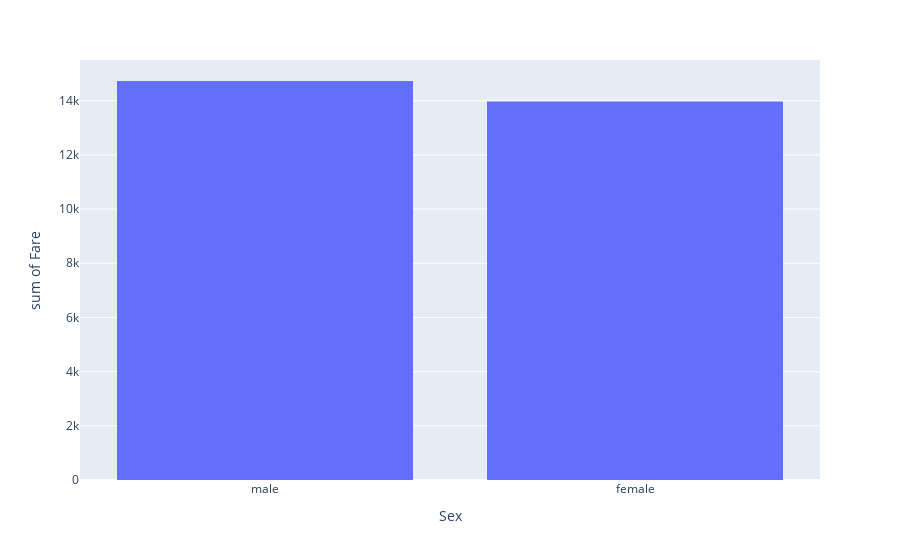

Notebook cell for this chart:
### Code cell
fig = px.histogram(df, x="Sex", y='Fare')
fig.show()

### Figure 1 — Plotly figure (JSON) as saved in the notebook; plotly's stock layout.template omitted (floating-point values rounded to 4 significant figures; data arrays with more than 128 entries replaced by an {"elided": "..."} marker saying what was removed)
{"data": [{"alignmentgroup": "True", "bingroup": "x", "histfunc": "sum", "hovertemplate": "Sex=%{x}<br>sum of Fare=%{y}<extra></extra>", "legendgroup": "", "marker": {"color": "#636efa", "pattern": {"shape": ""}}, "name": "", "offsetgroup": "", "orientation": "v", "showlegend": false, "type": "histogram", "x": {"elided": "891 str values"}, "xaxis": "x", "y": {"elided": "891 float values"}, "yaxis": "y"}], "layout": {"barmode": "relative", "legend": {"tracegroupgap": 0}, "margin": {"t": 60}, "xaxis": {"anchor": "y", "domain": [0, 1], "title": {"text": "Sex"}}, "yaxis": {"anchor": "x", "domain": [0, 1], "title": {"text": "sum of Fare"}}}}
